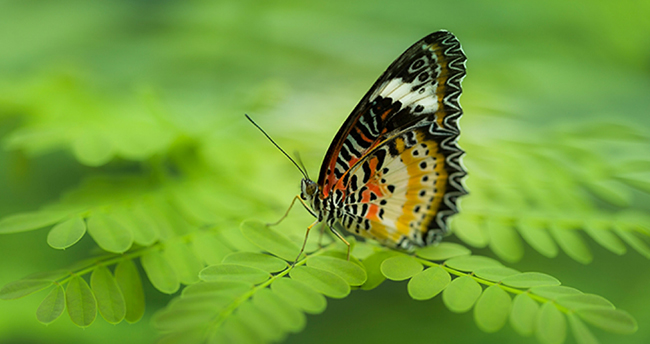
#> input picture ders1/resim.jpg, 650 x 344 px
$ python cv2_ile_resim_okuma.py
#> lines starting #> are read from the running program, lines starting #| are printed output that depends on the picture
import cv2
from pylab import*
import PIL

goruntu = cv2.imread("resim.jpg") # OpenCv kütüphanesindeki imread komutu ile resmi oku.
#> goruntu is the input picture: shape (344, 650, 3); mean B, G, R 55, 158.7, 113.7
cv2.imshow("Orjinal Goruntu",goruntu) # Resmi pencerede göster.
lineer_interpolasyon = cv2.resize(goruntu,None,fx=1.5,fy=1.5,interpolation=cv2.INTER_LINEAR)
bicubic_interpolasyon=cv2.resize(goruntu,None,fx=1.5,fy=1.5,interpolation=cv2.INTER_CUBIC )
cv2.imshow("Linear Interpolasyon",lineer_interpolasyon)
cv2.imshow("Bicubic Interpolasyon",bicubic_interpolasyon)
alan_interpolasyon=cv2.resize(goruntu,None,fx=0.5,fy=0.5,interpolation=cv2.INTER_AREA )
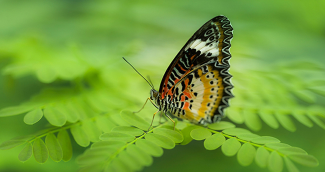
#> alan_interpolasyon: shape (172, 325, 3); mean B, G, R 55.1, 158.8, 113.8

goruntu=PIL.Image.open("resim.jpg")
#> goruntu: PIL image 650x344 RGB
K_nn_interpolasyon=goruntu.resize((300,400),resample=PIL.Image.NEAREST)
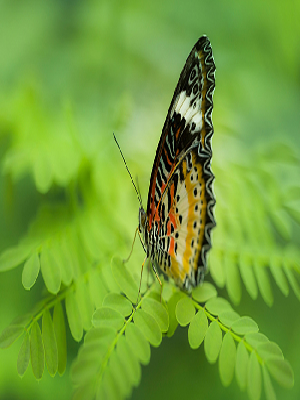
#> K_nn_interpolasyon: PIL image 300x400 RGB; mean R, G, B 113.7, 158.7, 55
cv2.imshow("AREA Interpolasyon",alan_interpolasyon)
K_nn_interpolasyon.show()
